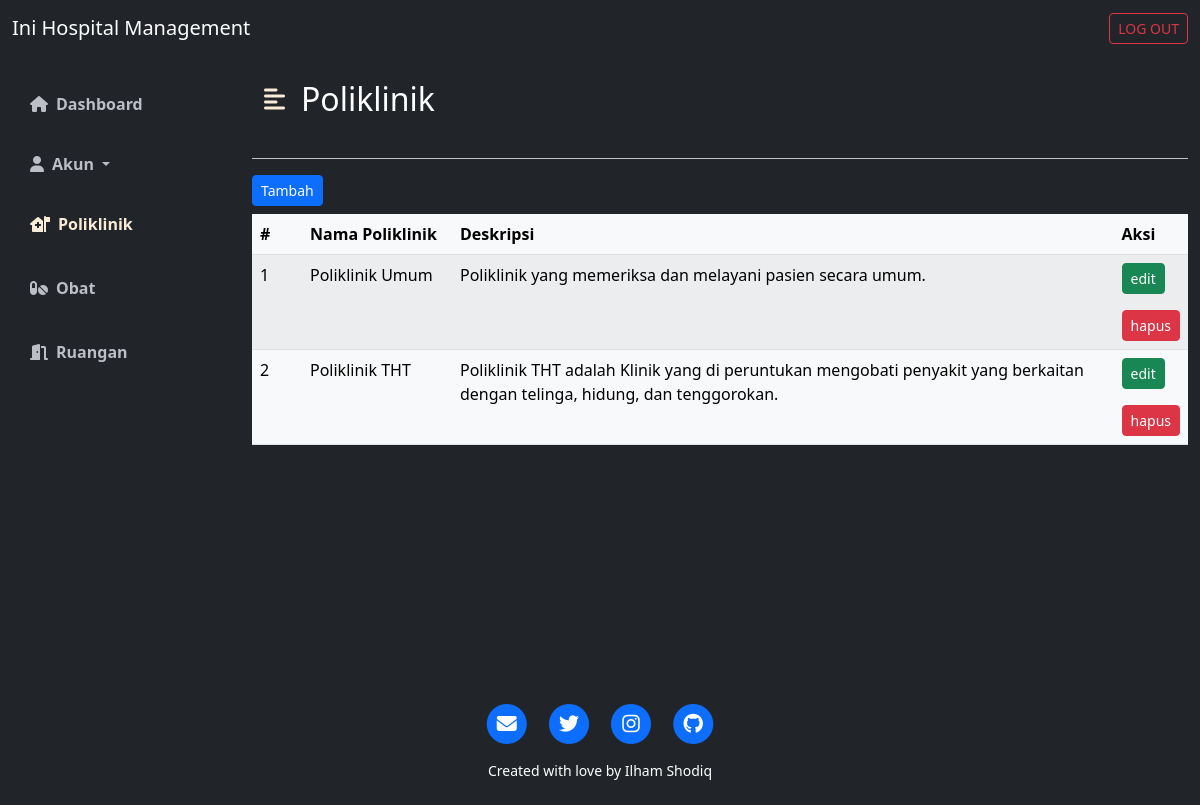
The app's page /menu_admin/admin_poliklinik.php with its own data.
### tables this page shows
CREATE TABLE IF NOT EXISTS `poliklinik` (
  `id_poliklinik` int(11) NOT NULL AUTO_INCREMENT,
  `nama_poliklinik` varchar(50) DEFAULT NULL,
  `deskripsi` varchar(2000) DEFAULT NULL,
  PRIMARY KEY (`id_poliklinik`)
);

### menu_admin/admin_poliklinik.php (the view, shortened to what this page needs)
<!DOCTYPE html>
<html lang="en">
<head>
    <link href="https://cdn.jsdelivr.net/npm/bootstrap@5.2.0-beta1/dist/css/bootstrap.min.css" rel="stylesheet">
    <link rel="stylesheet" href="https://cdnjs.cloudflare.com/ajax/libs/font-awesome/6.1.1/css/all.min.css" />
    <link rel="stylesheet" href="../css/style_dashboard.css">
</head>
<body>
    <?php
    include "../koneksi.php";
    $sql = "SELECT * FROM poliklinik";
    $query = $koneksi->query($sql);
    ?>
    <nav class="navbar navbar-dark bg-dark">
        <div class="container-fluid">
            <a class="navbar-brand" href="#"> Ini Hospital Management</a>
            <a href="../logout.php" class="btn btn-outline-danger btn-sm" role="button">LOG OUT</a>
        </div>
    </nav>
    <div class="d-flex bg-dark text-white" id="wrapper">
        <div class="bg-dark" id="sidebar-wrapper">
            <div class="list-group list-group-flush my-3">
                <a href="admin_dashboard.php" class="list-group-item list-group-item-action bg-transparent second-text fw-bold"><i class="fas fa-home me-2"></i>Dashboard</a>
                <a class="navbar-toggler list-group-item list-group-item-action bg-transparent second-text fw-bold nav-link dropdown-toggle second-text fw-bold" href="#" id="accountDropdown" role="button" data-bs-toggle="dropdown">
                    <i class="fas fa-user me-2"></i>Akun
                </a>
                <a href="admin_poliklinik.php" class="list-group-item list-group-item-action bg-transparent second-text fw-bold active"><i class="fas fa-house-medical-flag me-2"></i>Poliklinik</a>
                <a href="admin_obat.php" class="list-group-item list-group-item-action bg-transparent second-text fw-bold"><i class="fas fa-pills me-2"></i>Obat</a>
                <a href="admin_ruangan.php" class="list-group-item list-group-item-action bg-transparent second-text fw-bold"><i class="fas fa-door-open me-2"></i>Ruangan</a>
            </div>
        </div>
        <div id="page-content-wrapper">
            <nav class="navbar navbar-expand-lg navbar-light bg-transparent py-4 px-4">
                <div class="d-flex align-items-center">
                    <i class="fas fa-align-left primary-text fs-4 me-3" id="menu-toggle"></i>
                    <h2 class="fs-2 m-0">Poliklinik</h2>
                </div>
            </nav>
            <div class="container-sm">
                <hr class="border-light border-2 opacity-75">
                <a class="btn btn-primary mb-2 btn-sm" href="admin_tambah_poliklinik.php" role="button">Tambah</a>
                <table class="table table-light table-striped rounded table-hover">
                    <thead>
                        <tr>
                            <th scope="col" width="50">#</th>
                            <th scope="col" width="150">Nama Poliklinik</th>
                            <th scope="col">Deskripsi</th>
                            <th scope="col">Aksi</th>
                        </tr>
                    </thead>
                    <tbody>
                        <?php while ($data = $query->fetch_array()) { ?>
                            <tr>
                                <td><?php echo $data['id_poliklinik'] ?></td>
                                <td><?php echo $data['nama_poliklinik'] ?></td>
                                <td><?php echo $data['deskripsi'] ?></td>
                                <td>
                                    <form action="admin_edit_poliklinik.php" method="post">
                                        <input class="btn btn-success btn-sm" type="submit" value="edit">
                                    </form>
                                    <form action="aksi/aksi_hapuspoliklinik.php" method="post">
                                        <input class="btn btn-danger btn-sm" type="submit" name="hapus" value="hapus" onClick="return confirm('Apakah Anda ingin menghapus poliklinik?')">
                                    </form>
                                </td>
                            </tr>
                        <?php } ?>
                    </tbody>
                </table>
            </div>
        </div>
    </div>
    <footer class="bg-dark text-center text-white p-4">
        <div class="row gx-4 gx-lg-5 justify-content-center">
            <div class="col-md-10 col-lg-8 col-xl-7">
                <ul class="list-inline text-center">
                    <li class="list-inline-item">
                        <a href="mailto:ilhambheh@gmail.com">
                            <span class="fa-stack fa-lg">
                                <i class="fas fa-circle fa-stack-2x"></i>
                                <i class="fas fa-envelope fa-stack-1x fa-inverse"></i>
                            </span>
                        </a>
                    </li>
                    <li class="list-inline-item">
                        <a href="https://twitter.com/The12sMB">
                            <span class="fa-stack fa-lg">
                                <i class="fas fa-circle fa-stack-2x"></i>
                                <i class="fab fa-twitter fa-stack-1x fa-inverse"></i>
                            </span>
                        </a>
                    </li>
                    <li class="list-inline-item">
                        <a href="https://www.instagram.com/ilham_shodq/">
                            <span class="fa-stack fa-lg">
                                <i class="fas fa-circle fa-stack-2x"></i>
                                <i class="fab fa-instagram fa-stack-1x fa-inverse"></i>
                            </span>
                        </a>
                    </li>
                    <li class="list-inline-item">
                        <a href="https://github.com/ilhamshodiq">
                            <span class="fa-stack fa-lg">
                                <i class="fas fa-circle fa-stack-2x"></i>
                                <i class="fab fa-github fa-stack-1x fa-inverse"></i>
                            </span>
                        </a>
                    </li>
                </ul>
                <div class="small text-center">Created with love by Ilham Shodiq</div>
            </div>
        </div>
    </footer>
</body>
</html>

### css/style_dashboard.css (style rules this page uses)
:root { --main-text-color: antiquewhite; --second-text-color: #bbbec5; --second-bg-color: #c1efde; }
.primary-text { color: var(--main-text-color); }
.second-text { color: var(--second-text-color); }
#wrapper { overflow-x: hidden; }
#sidebar-wrapper { min-height: 78vh; margin-left: -15rem; -webkit-transition: margin 0.25s ease-out; -moz-transition: margin 0.25s ease-out; -o-transition: margin 0.25s ease-out; transition: margin 0.25s ease-out; }
#sidebar-wrapper .list-group { width: 15rem; }
#page-content-wrapper { min-width: 100vw; }
#menu-toggle { cursor: pointer; }
.list-group-item { border: none; padding: 20px 30px; }
.list-group-item.active { background-color: transparent; color: var(--main-text-color); font-weight: bold; border: none; }
@media (min-width: 768px) { #sidebar-wrapper { margin-left: 0; } }
@media (min-width: 768px) { #page-content-wrapper { min-width: 0; width: 100%; } }

### records on screen
poliklinik: id_poliklinik "1", nama_poliklinik "Poliklinik Umum", deskripsi "Poliklinik yang memeriksa dan melayani pasien secara umum."
poliklinik: id_poliklinik "2", nama_poliklinik "Poliklinik THT", deskripsi "Poliklinik THT adalah Klinik yang di peruntukan mengobati penyakit yang berkaitan dengan telinga, hidung, dan tenggorokan."
